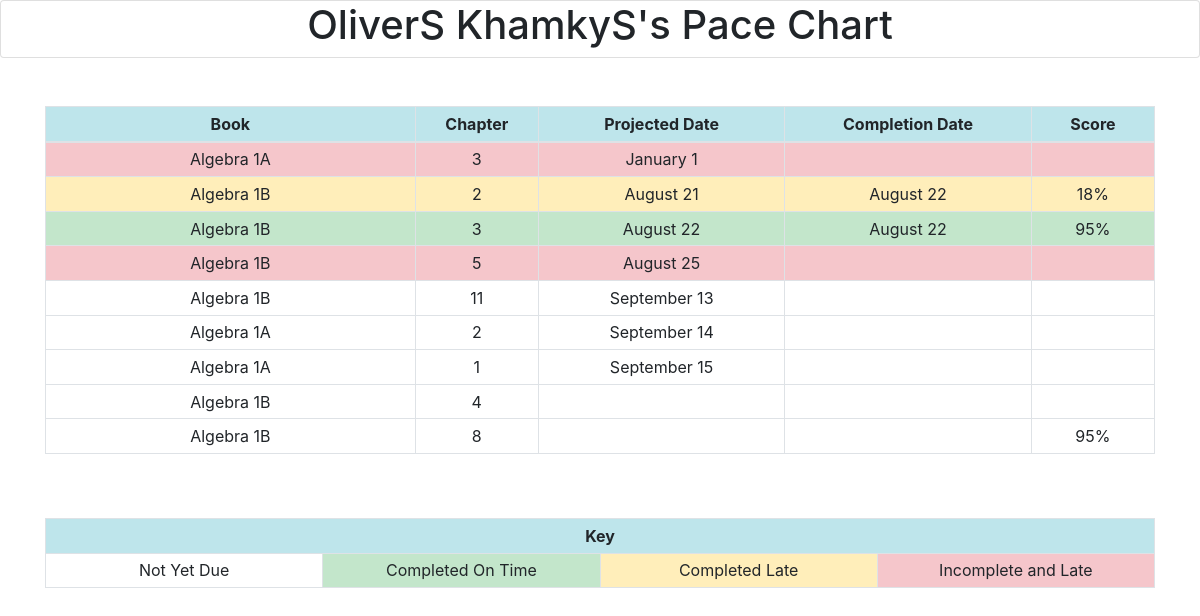
/pacechart/ (signed in), run on the app's committed database.
### pace/models.py (models this page shows, shortened)
class Student(models.Model):
    user = models.OneToOneField(User, on_delete=models.CASCADE, null=True, blank=True)
    teacher = models.ManyToManyField(Teacher)
    class Meta:
            ordering = ["user__last_name"]
    def __str__(self):
        return self.user.first_name + " " + self.user.last_name

class PaceChapter(models.Model):
    student = models.ForeignKey('Student', on_delete=models.CASCADE)
    chapter = models.ForeignKey('Chapter', on_delete=models.CASCADE)
    is_review = models.BooleanField(default=False)
    pace_date = models.DateField(blank=True, null=True)
    complete_date = models.DateField(blank=True, null=True)
    attempts = models.IntegerField(default=0)
    score = models.DecimalField(max_digits=10, decimal_places=4, blank=True, null=True)
    class Meta:
        ordering = ['pace_date']

class Chapter(models.Model):
    book = models.ForeignKey('Book', on_delete=models.CASCADE)
    chapter_number = models.IntegerField()
    chapter_weight = models.FloatField(default=1)

class Book(models.Model):
    book_name = models.CharField(max_length=100)

### pace/views.py (the view)
# urls.py: url(r'^pacechart/', views.pacechart, name='pacechart'),
@login_required
def pacechart(request, user=None):
    if not user:
        user = request.user
    all_chapters = PaceChapter.objects.select_related('student__user').filter(student__user=user)
    all_chapters_not_null = all_chapters.filter(pace_date__isnull=False)
    all_chapters_null = all_chapters.filter(pace_date__isnull=True).order_by('complete_date', 'chapter__chapter_number')
    all_chapters = list(chain(all_chapters_not_null,all_chapters_null))
    return render(request, 'pace/pacechart.html', {'all_chapters': all_chapters, 'date_today': date.today()})

### pace/templates/pace/pacechart.html
{% extends 'pace/base.html' %}
{% block content %}
<div class="card text-center">
    <h1>{{ user.student }}'s Pace Chart</h1>
</div>
    <br><br>
<div class="container">
    <div class="row">
        <div class="col">
            <table class="table table-bordered table-hover table-sm">
                <thead>
                    <tr class="table-info">
                        <th class="text-center col-md-3">Book</th>
                        <th class="text-center col-md-1">Chapter</th>
                        <th class="text-center col-md-2">Projected Date</th>
                        <th class="text-center col-md-2">Completion Date</th>
                        <th class="text-center col-md-1">Score</th>
                    </tr>
                </thead>
                <tbody>
                    {% for pacechapter in all_chapters %}
                        {% if pacechapter.complete_date %}
                            {% if not pacechapter.pace_date %}
                                <tr class="table-success">
                            {% elif pacechapter.pace_date >= pacechapter.complete_date %}
                                <tr class="table-success">
                            {% else %}
                                <tr class="table-warning">
                            {% endif %}
                        {% elif pacechapter.pace_date < date_today %}
                            <tr class="table-danger">
                        {% else %}
                            <tr>
                        {% endif %}
                                <td class="text-center">
                                    {{ pacechapter.chapter.book.book_name }}
                                </td>
                                <td class="text-center">
                                    {{ pacechapter.chapter.chapter_number }}
                                </td>
                                <td class="text-center">
                                    {% if pacechapter.pace_date %}
                                    {{ pacechapter.pace_date|date:"F j" }}
                                    {% endif %}
                                </td>
                                <td class="text-center">
                                    {% if pacechapter.complete_date %}
                                    {{ pacechapter.complete_date|date:"F j" }}
                                    {% endif %}
                                </td>
                                <td class="text-center">
                                {% if pacechapter.score %}
                                    {{ pacechapter.score|floatformat:"0" }}%
                                {% endif %}
                                </td>
                            </tr>
                        {% endfor %}
                </tbody>
            </table>
        </div>
    </div>
</div>
    <br><br>
<div class="container">
    <table class="table table-bordered table-sm">
        <tbody>
            <tr><td colspan="4" class="text-center table-info"><strong>Key</strong></td></tr>
            <tr>
                <td class="text-center col-md-2">Not Yet Due</td>
                <td class="table-success text-center col-md-2">Completed On Time</td>
                <td class="table-warning text-center col-md-2">Completed Late</td>
                <td class="table-danger text-center col-md-2">Incomplete and Late</td>
            </tr>
        </tbody>
    </table>
</div>
{% endblock %}

### data on the page
PaceChapter: chapter.book.book_name "Algebra 1A", chapter.chapter_number "3", pace_date "January 1"
PaceChapter: chapter.book.book_name "Algebra 1B", chapter.chapter_number "2", pace_date "August 21", complete_date "August 22", score "18"
PaceChapter: chapter.book.book_name "Algebra 1B", chapter.chapter_number "3", pace_date "August 22", complete_date "August 22", score "95"
PaceChapter: chapter.book.book_name "Algebra 1B", chapter.chapter_number "5", pace_date "August 25"
PaceChapter: chapter.book.book_name "Algebra 1B", chapter.chapter_number "11", pace_date "September 13"
PaceChapter: chapter.book.book_name "Algebra 1A", chapter.chapter_number "2", pace_date "September 14"
PaceChapter: chapter.book.book_name "Algebra 1A", chapter.chapter_number "1", pace_date "September 15"
PaceChapter: chapter.book.book_name "Algebra 1B", chapter.chapter_number "4"
PaceChapter: chapter.book.book_name "Algebra 1B", chapter.chapter_number "8", score "95"

### other printed values
{{ user.student }} "OliverS KhamkyS"
